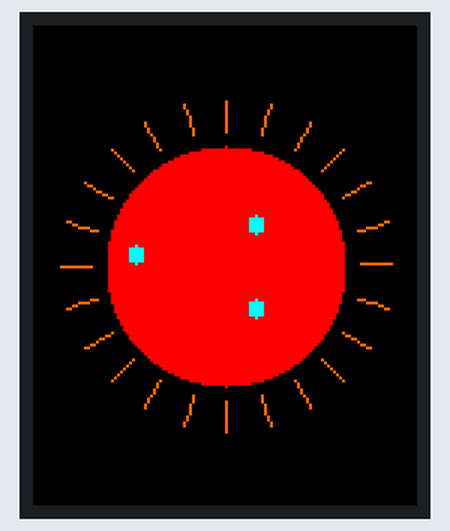
Bench run of a program on a simulated Raspberry Pi Pico running MicroPython. Shown: 128×160 colour display. What the program prints to the serial console is not drawn. At 0.9 s the program stops and its outputs stay as they are.

Above: at 1.0 s.

The program:

hot.py
```python
from ST7735 import TFT
from machine import SPI, Pin
import math  # Import math module for trigonometry

# SPI setup
spi = SPI(1, baudrate=20000000, polarity=0, phase=0,
          sck=Pin(10), mosi=Pin(11), miso=None)
tft = TFT(spi, 16, 17, 18)
tft.initr()
tft.rgb(True)

# Function to clear the screen
def clear_screen():
    tft.fill(TFT.BLACK)

# Function to rotate a point (x, y) by 90 degrees around (cx, cy)
def rotate_point(x, y, cx, cy):
    x_new = cy - y + cx
    y_new = x - cx + cy
    return (x_new, y_new)

# Function to draw a rotated hot emoji (feeling too hot)
def draw_rotated_hot_emoji():
    clear_screen()

    # Sun: Red circle to symbolize intense heat
    sun_color = tft.color(255, 0, 0)  # Red color for the sun
    center_x, center_y = 64, 80
    radius = 40

    # Rotate center and draw sun
    rotated_center_x, rotated_center_y = rotate_point(center_x, center_y, 64, 80)
    tft.fillcircle((rotated_center_x, rotated_center_y), radius, sun_color)  # Rotated sun

    # Heat waves: Wavy lines around the sun
    wave_color = tft.color(255, 100, 0)  # Orange color for heat waves
    for angle in range(0, 360, 15):  # Rays at smaller intervals for more waves
        for dist in range(5, 15, 5):  # Different distances for wavy effect
            x_start = center_x + (radius + dist) * math.cos(math.radians(angle))
            y_start = center_y + (radius + dist) * math.sin(math.radians(angle))
            x_end = center_x + (radius + dist + 5) * math.cos(math.radians(angle))
            y_end = center_y + (radius + dist + 5) * math.sin(math.radians(angle))

            # Convert coordinates to integers
            x_rot_start, y_rot_start = rotate_point(int(x_start), int(y_start), center_x, center_y)
            x_rot_end, y_rot_end = rotate_point(int(x_end), int(y_end), center_x, center_y)

            tft.line((x_rot_start, y_rot_start), (x_rot_end, y_rot_end), wave_color)  # Heat wave

    # Sweating face: Sweat drops to show discomfort
    sweat_color = TFT.CYAN
    sweat_positions = [(50, 70), (78, 70), (60, 110)]  # Some sweat positions
    for pos in sweat_positions:
        x, y = pos
        x_rot, y_rot = rotate_point(x, y, center_x, center_y)
        tft.fillcircle((x_rot, y_rot), 3, sweat_color)  # Sweat drops

    print("Rotated hot emoji with heat effect displayed!")

# Display the rotated hot emoji
draw_rotated_hot_emoji()
```
